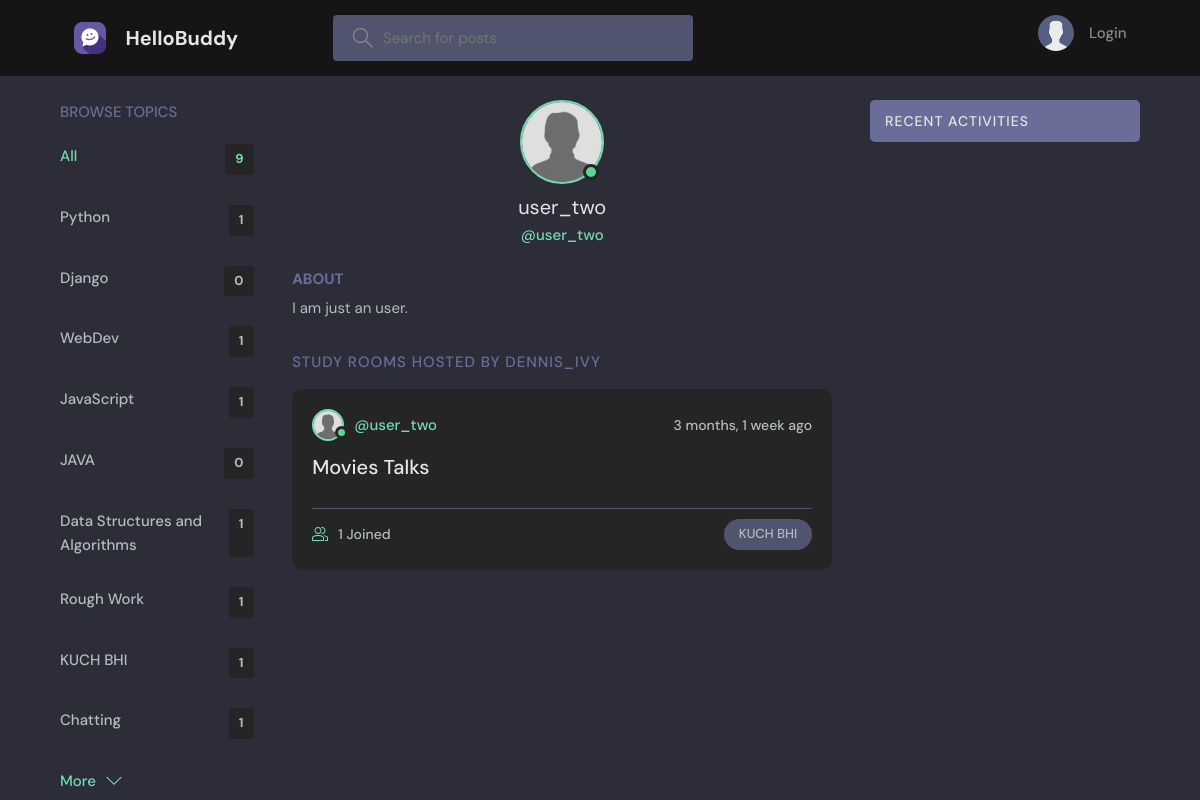
Screenshot of /profile/10/ with the database file from the repository.
### base/models.py (models this page shows, shortened)
class Topic(models.Model):
    name=models.CharField(max_length=200)

class Profile(models.Model):
    user = models.OneToOneField(User, on_delete=models.CASCADE)
    avatar = models.ImageField(default='default.jpg', upload_to='profile_images')
    bio = models.TextField()

class Room(models.Model):
    host=models.ForeignKey(User,on_delete=models.SET_NULL,null=True)
    topic=models.ForeignKey(Topic,on_delete=models.SET_NULL,null=True) #topics have mulitple room but room have single topic
    name=models.CharField(max_length=200)
    description=models.TextField(null=True,blank=True) #Means db cant have model here without this value havingsomehing in it os it cant be blank
    participants=models.ManyToManyField(User,related_name='participants',blank=True)
    updated=models.DateTimeField(auto_now=True)
    created=models.DateTimeField(auto_now_add=True) #Initial time stamp
    class Meta:
        ordering=['-updated','-created']

### base/views.py (the view)
# urls.py: path('profile/<str:pk>/', views.userProfile, name="user-profile"),
def userProfile(request,pk):
    user=User.objects.get(id=pk)
    rooms=user.room_set.all() #we can get all the children of a specific objects by modelname_set.all
    room_messages=user.message_set.all()
    topics=Topic.objects.all()
    context={'user':user,'rooms':rooms,'room_messages':room_messages,'topics':topics}
    return render(request,'base/profile.html',context)

### base/templates/base/profile.html (shortened to what this page needs)
{% extends 'main.html' %}
{% load static %}
{% block content %}
  <main class="profile-page layout layout--3">
    <div class="container">
      {% include 'base/topics_component.html' %}
      <div class="roomList">
        <div class="profile">
          <div class="profile__avatar">
            <div class="avatar avatar--large active">
              {% if user.profile.avatar %}
                <img src="{{ user.profile.avatar.url }}" style:"height:50px; width:50px" />
              {% else %}
              <img src="{% static 'base/images/default.jpg' %}" style:"height:50px; width:50px"/>
              {% endif %}
            </div>
          </div>
          <div class="profile__info">
            <h3>{{user.username}}</h3>
            <p>@{{user.username}}</p>
          </div>
          <div class="profile__about">
            <h3>About</h3>
            <p>
              {{user.profile.bio}}
            </p>
          </div>
        </div>
        <div class="roomList__header">
          <div>
            <h2>Study Rooms Hosted by dennis_ivy</a>
            </h2>
          </div>
        </div>
        {% include 'base/feed_components.html' %}
      </div>
      {% include 'base/activity_component.html' %}
    </div>
  </main>
{% endblock content %}

### base/templates/base/topics_component.html
<div class="topics">
          <div class="topics__header">
            <h2>Browse Topics</h2>
          </div>
          <ul class="topics__list">
            <li>
              <a href="{% url 'home' %}" class="active">All <span>{{topics.count}}</span></a>
            </li>
            {% for topic in topics %}
            <li>
              <a href="{% url 'home' %}?q={{topic.name}}">{{topic.name}} <span>{{topic.room_set.all.count}}</span></a>
            </li>
             {% endfor %}
          </ul>
          <a class="btn btn--link" href="{% url 'topics' %}">
            More
            <svg version="1.1" xmlns="http://www.w3.org/2000/svg" width="32" height="32" viewBox="0 0 32 32">
              <title>chevron-down</title>
              <path d="M16 21l-13-13h-3l16 16 16-16h-3l-13 13z"></path>
            </svg>
          </a>
        </div>

### base/templates/base/feed_components.html (shortened to what this page needs)
{% for room in rooms %}
{% load static %}
<div class="roomListRoom">
    <div class="roomListRoom__header">
        <a href="{% url 'user-profile' room.host.id %}" class="roomListRoom__author">
            <div class="avatar avatar--small active">
                {% if room.host.profile.avatar %}
                <img src="{{ room.host.profile.avatar.url }}" style:"height:50px; width:50px" />
                {% else %}
                <img src="{% static 'base/images/default.jpg' %}" style:"height:50px; width:50px"/>
                {% endif %}
            </div>
            <span>@{{room.host.username}}</span>
        </a>
        <div class="roomListRoom__actions">
            <span>{{room.created|timesince}} ago</span>
        </div>
    </div>
    <div class="roomListRoom__content">
        <a href="{% url 'room' room.id %}">{{room.name}}</a>
    </div>
    <div class="roomListRoom__meta">
        <a href="{% url 'room' room.id %}" class="roomListRoom__joined">
            {{room.participants.all.count}} Joined
        </a>
        <p class="roomListRoom__topic">{{room.topic.name}}</p>
    </div>
</div>
{% endfor%}

### rows the page displays
Topic: name "Python", room_set.all.count "1"
Topic: name "Django", room_set.all.count "0"
Topic: name "WebDev", room_set.all.count "1"
Topic: name "JavaScript", room_set.all.count "1"
Topic: name "JAVA", room_set.all.count "0"
Topic: name "Data Structures and Algorithms", room_set.all.count "1"
Topic: name "Rough Work", room_set.all.count "1"
Topic: name "KUCH BHI", room_set.all.count "1"
Topic: name "Chatting", room_set.all.count "1"
Room: host.profile.avatar (placeholder picture), host.username "user_two", created "3 months, 1 week", name "Movies Talks", participants.all.count "1", topic.name "KUCH BHI"

### other values shown
{{ topics.count }} "9"
{{ user.username }} "user_two"
{{ user.profile.bio }} "I am just an user."
